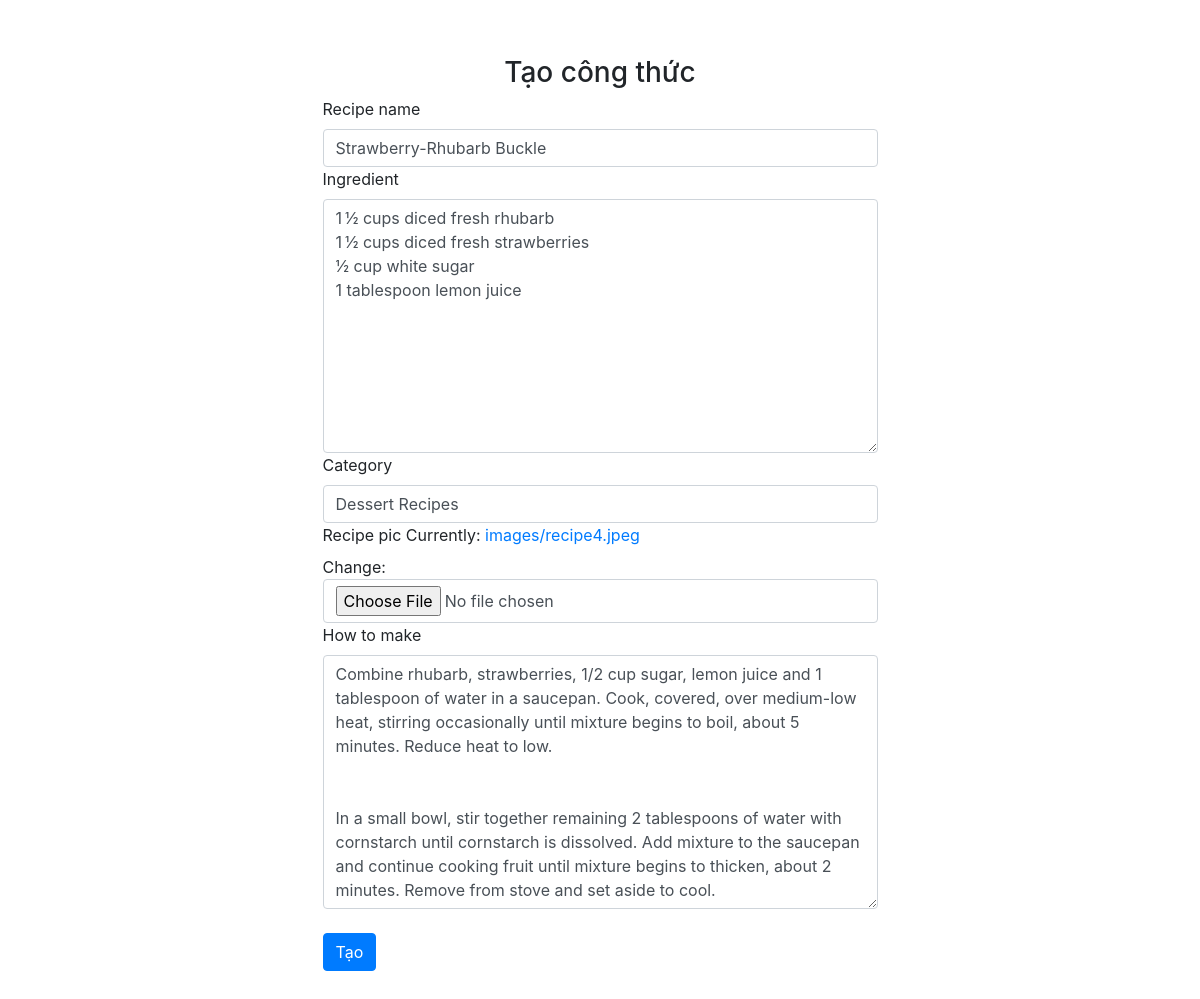
The app's page /recipes/editrecipe/7 (signed in), older data.
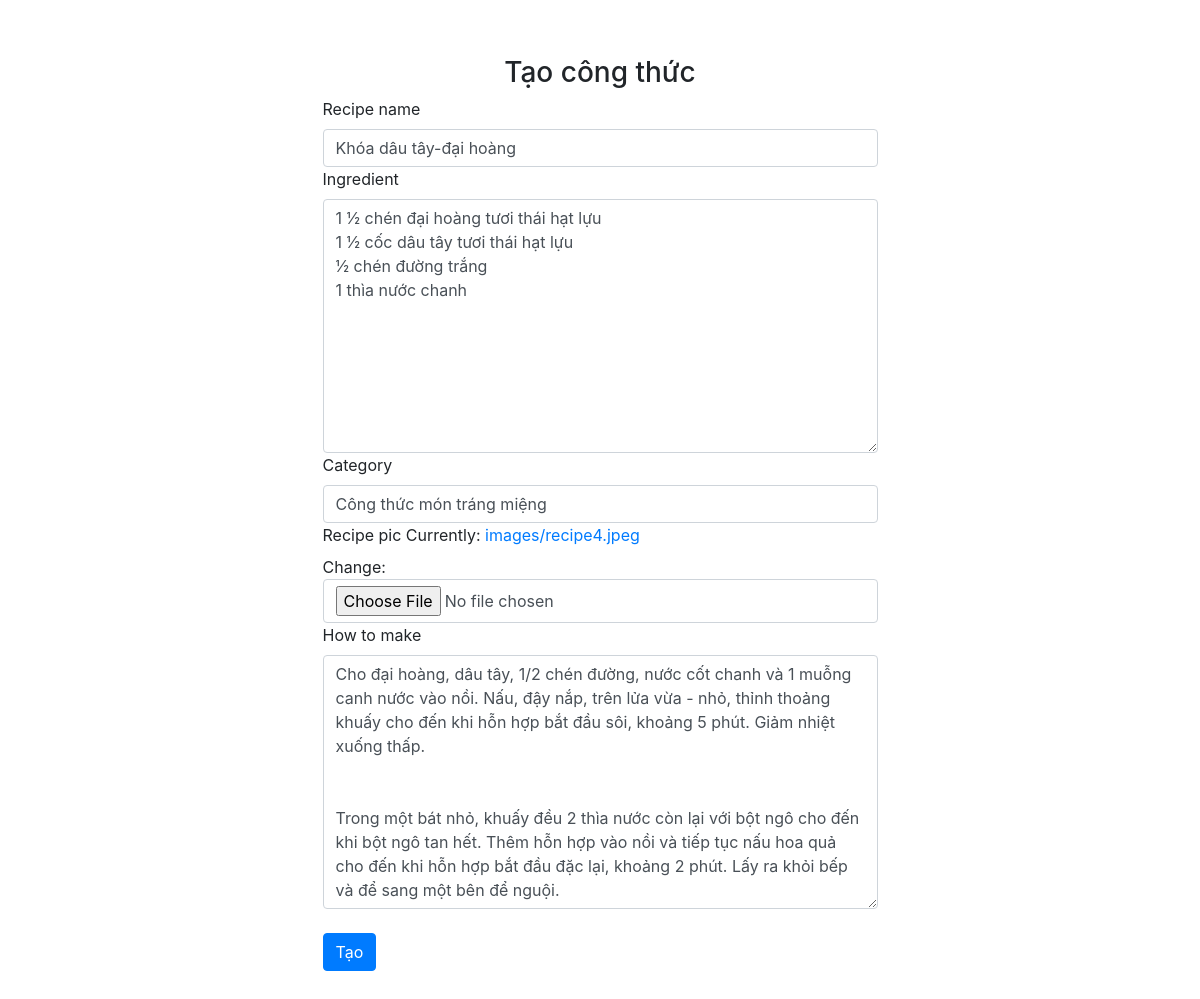
The same page, newer data.
### recipes/models.py (models this page shows, shortened)
class recipe(models.Model):
    recipe_name = models.CharField(max_length=120)
    ingredient = models.CharField(max_length=600)
    category = models.CharField(max_length=120)
    recipe_pic = models.ImageField(upload_to="images")
    How_to_make = models.CharField(max_length=600)
    created_by = models.ForeignKey(to=User,on_delete=models.CASCADE)

### recipes/views.py (the view, shortened to what this page needs)
# urls.py: path('editrecipe/<int:id>',views.EditRecipe.as_view(),name="editrecipe"),
@method_decorator(login_required(login_url='login'), name='dispatch')
class EditRecipe(TemplateView):
    form_class =CreateRecipeForm
    context = {}
    template_name = 'recipes/createrecipe.html'
    def get(self, request, *args, **kwargs):
        id = kwargs.get('id')
        recipes = get_object_or_404(recipe, pk=id)
        form = self.form_class(instance=recipes)
        self.context['form'] = form
        return render(request,self.template_name , self.context)

### recipes/forms.py
class CreateRecipeForm(ModelForm):
    class Meta:
        model = recipe
        fields = "__all__"
        widgets = {'ingredient':forms.Textarea(),'How_to_make':forms.Textarea(),
                   'created_by':forms.HiddenInput()}

### recipes/templates/recipes/createrecipe.html (shortened to what this page needs)
<!DOCTYPE html>
<html lang="en">
  <head>
    <link
      rel="stylesheet"
      href="https://maxcdn.bootstrapcdn.com/bootstrap/4.0.0/css/bootstrap.min.css"
    />
    {% load static %}
    <link rel="stylesheet" href="{% static 'users/css/registration.css' %}" />
  </head>
  <body>
    <div class="container">
      <form method="post" novalidate enctype="multipart/form-data">
        <h3>Tạo công thức</h3>
        {% include 'home/form.html' with form=form %}
        <br />
        <button type="submit" class="btn btn-primary">Tạo</button>
      </form>
    </div>
  </body>
</html>

### home/templates/home/form.html (shortened to what this page needs)
{% load widget_tweaks %} {% for hidden_field in form.hidden_fields %} {{hidden_field }} {% endfor %}  {% for field in form.visible_fields %}
<div class="row">
  <div class="col">
    <label for="{{field.id_for_label}}" class="form-label">
      {{field.label}}
    </label>
    {% if form.is_bound %} {% if field.errors %} {% render_field field class="form-control is-invalid" %} {% for error in field.errors %}
    <div class="invalid-feedback">{{ error }}</div>
    {% endfor %} {% else %} {% render_field field class="form-control" %} {% endif %} {% else %} {% render_field field class="form-control" %} {% endif %}
  </div>
</div>
{% endfor %}

Row changes from the older to the newer data that the page shows:
changed recipe: recipe_name "Strawberry-Rhubarb Buckle" → "Khóa dâu tây-đại hoàng"; ingredient "1 ½ cups diced fresh rhubarb 1 ½ cups diced fresh strawberries ½ cup white sugar 1 tablespoon lemon juice" → "1 ½ chén đại hoàng tươi thái hạt lựu 1 ½ cốc dâu tây tươi thái hạt lựu ½ chén đường trắng 1 thìa nước chanh"; category "Dessert Recipes" → "Công thức món tráng miệng"; How_to_make "Combine rhubarb, strawberries, 1/2 cup sugar, lemon juice and 1 tablespoon of water in a saucepan. Cook, covered, over medium-low heat, stirring occasionally until mixture begins to boil, about 5 minutes. Reduce heat to low. In a small bowl, stir together remaining 2 tablespoons of water with cornstarch until cornstarch is dissolved. Add mixture to the saucepan and continue cooking fruit until mixture begins to thicken, about 2 minutes. Remove from stove and set aside to cool." → "Cho đại hoàng, dâu tây, 1/2 chén đường, nước cốt chanh và 1 muỗng canh nước vào nồi. Nấu, đậy nắp, trên lửa vừa - nhỏ, thỉnh thoảng khuấy cho đến khi hỗn hợp bắt đầu sôi, khoảng 5 phút. Giảm nhiệt xuống thấp. Trong một bát nhỏ, khuấy đều 2 thìa nước còn lại với bột ngô cho đến khi bột ngô tan hết. Thêm hỗn hợp vào nồi và tiếp tục nấu hoa quả cho đến khi hỗn hợp bắt đầu đặc lại, khoảng 2 phút. Lấy ra khỏi bếp và để sang một bên để nguội."
